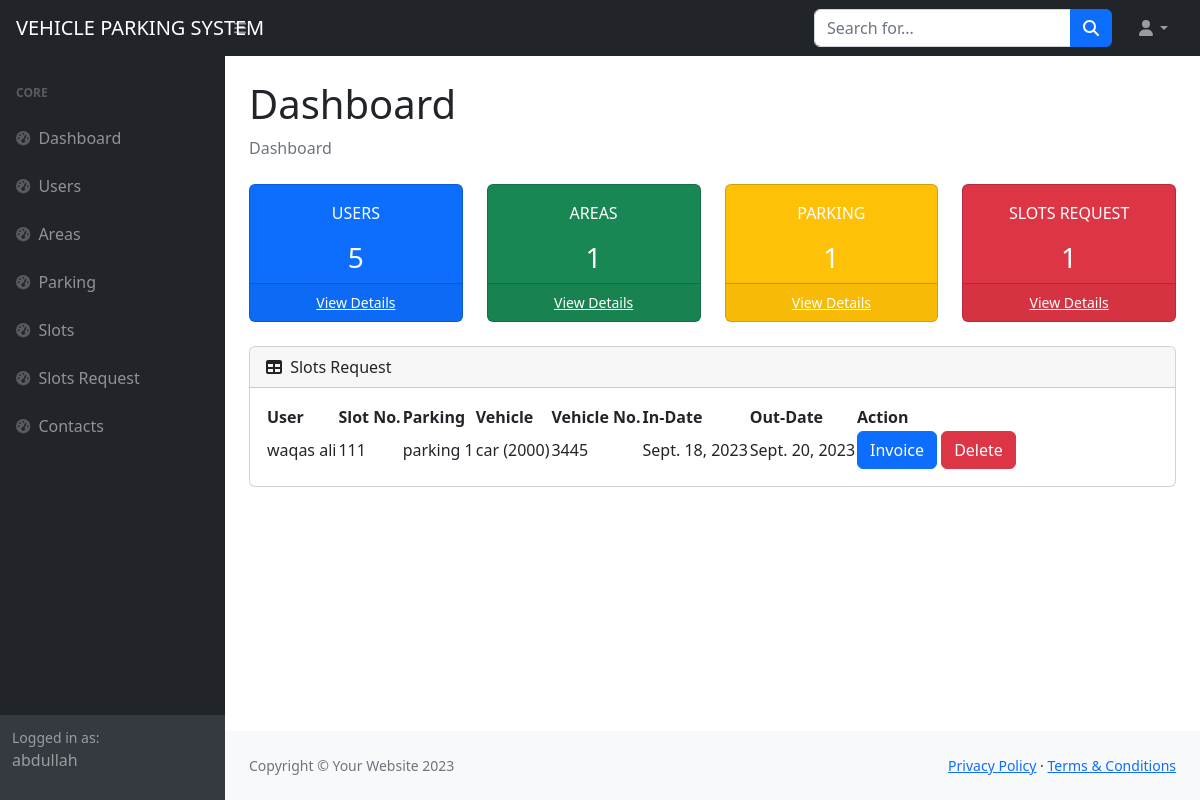
Page /backend/index/ (signed in) on the committed database.
### accountss/models.py (models this page shows)
class CustomUser(AbstractUser):
    USERNAME_FIELD = 'email'
    username = models.CharField(max_length=150, unique=False)
    email = models.EmailField(unique=True,default=True)
    is_admin = models.BooleanField(default=True)
    is_customer = models.BooleanField(default=False)
    forget_password_token = models.CharField(max_length=1000,blank=True,null=True)
    REQUIRED_FIELDS = [] # removes email from REQUIRED_FIELDS

### backend/models.py (models this page shows)
class Slots_Request(models.Model):
    slots = models.ForeignKey(Slots, on_delete=models.CASCADE,null=True)
    user = models.ForeignKey(CustomUser,on_delete=models.CASCADE, null=True)
    catogry = models.CharField(max_length=100 , default=True)
    model = models.CharField(max_length=100 , default=True)
    num_plate = models.CharField(max_length=200,default=True)
    phone = models.IntegerField(default=True)
    in_date = models.DateField()
    out_date = models.DateField()
    address = models.CharField(max_length=500 , default=True)
    slot_status = models.BooleanField(default=True)
    payment = models.ImageField(upload_to='public', null=True,blank=True)

class Slots(models.Model):
    parking = models.ForeignKey(Parking, on_delete=models.CASCADE,null=True)
    slots_price =  models.IntegerField(default=True)
    slots_number = models.IntegerField(default=True)
    slot_color = models.BooleanField(default=True)

class Parking(models.Model):
    area = models.ForeignKey(Area, on_delete=models.CASCADE,null=True)
    name = models.CharField(max_length=200 , default=True)
    address = models.CharField(max_length=300 , default=True)

### accountss/decorators.py (the view)
    def wrapper(request, *args, **kwargs):
        if request.user.is_authenticated and request.user.is_admin:
            return view_func(request, *args, **kwargs)
        else:
            return redirect('admin_login')

### backend/views.py (called while the page is built)
@backend_required
def index(request):
    user = len(CustomUser.objects.all())
    area = len(Area.objects.all())
    park = len(Parking.objects.all())
    req = Slots_Request.objects.all()
    lenth = len(req)
    return render(request,'admin_site/index.html', context={'length':lenth,'users':user,'areas':area,'parking':park,'slots_request':req})

### templates/admin_site/index.html
{% extends 'admin_site/base.html' %}
{% block content %}
<div id="layoutSidenav_content">
    <main>
        <div class="container-fluid px-4">
            <h1 class="mt-4">Dashboard</h1>
            <ol class="breadcrumb mb-4">
                <li class="breadcrumb-item active">Dashboard</li>
            </ol>
            <div class="row">
                <div class="col-xl-3 col-md-6">
                    <div class="card bg-primary text-white mb-4">
                        <div class="card-body text-center">USERS</div>
                        <div> <h3 class="text-center">{{users}}</h3> </div>
                        <div class="card-footer d-flex align-items-center justify-content-center">
                            <a class="small text-white stretched-link" href="{% url 'user_list' %}">View Details</a>
                        </div>
                    </div>
                </div>
                <div class="col-xl-3 col-md-6">
                    <div class="card bg-success text-white mb-4">
                        <div class="card-body text-center">AREAS</div>
                        <div> <h3 class="text-center">{{areas}}</h3> </div>
                        <div class="card-footer d-flex align-items-center justify-content-center">
                            <a class="small text-white stretched-link" href="{% url 'area_list' %}">View Details</a>
                        </div>
                    </div>
                </div>
                <div class="col-xl-3 col-md-6">
                    <div class="card bg-warning text-white mb-4">
                        <div class="card-body text-center">PARKING</div>
                        <div> <h3 class="text-center">{{parking}}</h3> </div>
                        <div class="card-footer d-flex align-items-center justify-content-center">
                            <a class="small text-white stretched-link" href="{% url 'parking_list' %}">View Details</a>
                        </div>
                    </div>
                </div>
                <div class="col-xl-3 col-md-6">
                    <div class="card bg-danger text-white mb-4">
                        <div class="card-body text-center">SLOTS REQUEST</div>
                        <div> <h3 class="text-center">{{length}}</h3> </div>
                        <div class="card-footer d-flex align-items-center justify-content-center">
                            <a class="small text-white stretched-link" href="{% url 'slots_request' %}">View Details</a>
                        </div>
                    </div>
                </div>
            </div>
            <div class="card mb-4">
                <div class="card-header">
                    <i class="fas fa-table me-1"></i>
                    Slots Request
                </div>
                <div class="card-body">
                    <table id="datatablesSimple">
                        <thead>
                            <tr>
                                <th>User</th>
                                <th>Slot No.</th>
                                <th>Parking</th>
                                <th>Vehicle</th>
                                <th>Vehicle No.</th>
                                <th>In-Date</th>
                                <th>Out-Date</th>
                                <th>Action</th>
                            </tr>
                        </thead>
                        <tbody>
                            {% for req in slots_request %}
                            <tr>
                                <td>{{req.user.username}}</td>
                                <td>{{req.slots.slots_number}}</td>
                                <td>{{req.slots.parking.name}}</td>
                                <td>{{req.catogry}} ({{req.model}})</td>
                                <td>{{req.num_plate}}</td>
                                <td>{{req.in_date}}</td>
                                <td>{{req.out_date}}</td>
                                <td>
                                    <a href="{% url 'invoice' req.id %}" type="button" class="btn btn-primary">
                                        Invoice
                                      </a>
                                      <a href= "{% url 'delete_slots_request' req.id %}" type="button" class="btn btn-danger">
                                        Delete
                                      </a>
                                </td>
                            </tr>
                            {% endfor %}
                        </tbody>
                    </table>
                </div>
            </div>
        </div>
    </main>
{% endblock %}

### templates/admin_site/sidebar.html
 <div id="layoutSidenav">
            <div id="layoutSidenav_nav">
                <nav class="sb-sidenav accordion sb-sidenav-dark" id="sidenavAccordion">
                    <div class="sb-sidenav-menu">
                        <div class="nav">
                            <div class="sb-sidenav-menu-heading">Core</div>
                            <a class="nav-link" href="{% url 'index' %}">
                                <div class="sb-nav-link-icon"><i class="fas fa-tachometer-alt"></i></div>
                                Dashboard
                            </a>
                            <a class="nav-link" href="{% url 'user_list' %}">
                                <div class="sb-nav-link-icon"><i class="fas fa-tachometer-alt"></i></div>
                                Users
                            </a>
                            <a class="nav-link" href="{% url 'area_list' %}">
                                <div class="sb-nav-link-icon"><i class="fas fa-tachometer-alt"></i></div>
                                Areas
                            </a>
                            <a class="nav-link" href="{% url 'parking_list' %}">
                                <div class="sb-nav-link-icon"><i class="fas fa-tachometer-alt"></i></div>
                                Parking
                            </a>
                            <a class="nav-link" href="{% url 'slots_list' %}">
                                <div class="sb-nav-link-icon"><i class="fas fa-tachometer-alt"></i></div>
                                Slots
                            </a>
                            <a class="nav-link" href="{% url 'slots_request' %}">
                                <div class="sb-nav-link-icon"><i class="fas fa-tachometer-alt"></i></div>
                                Slots Request
                            </a>
                            <a class="nav-link" href="{% url 'contact_list' %}">
                                <div class="sb-nav-link-icon"><i class="fas fa-tachometer-alt"></i></div>
                                Contacts
                            </a>
                        </div>
                    </div>
                    <div class="sb-sidenav-footer">
                        <div class="small">Logged in as:</div>
                        {% if user.is_authenticated %}
                        <p>{{request.user.username}}</p>
                        {% endif %}
                    </div>
                </nav>
            </div>

### rows in the picture
CustomUser: user.username "abdullah"
Slots_Request: user.username "waqas ali", slots.slots_number "111", slots.parking.name "parking 1", catogry "car", model "2000", num_plate "3445", in_date "Sept. 18, 2023", out_date "Sept. 20, 2023"

### other values in the picture
{{ users }} "5"
{{ areas }} "1"
{{ parking }} "1"
{{ length }} "1"
